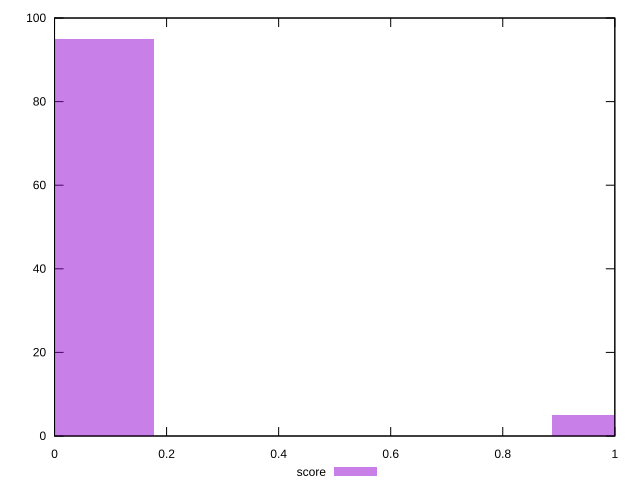

Source code (gnuplot):
reset

$score <<EOF
0 95
1.0652429629799118 5
EOF

set key outside below
set boxwidth 0.3550809876599706
set xrange [0:1]
set yrange [0:100]
set trange [0:100]
set style fill transparent solid 0.5 noborder
set terminal svg size 640, 490 enhanced background rgb 'white'
set output "report_00018_2021-02-10T15-25-16.877Z/third-party-summary/samples/pages/score/histogram.svg"

plot $score title "score" with boxes

reset
